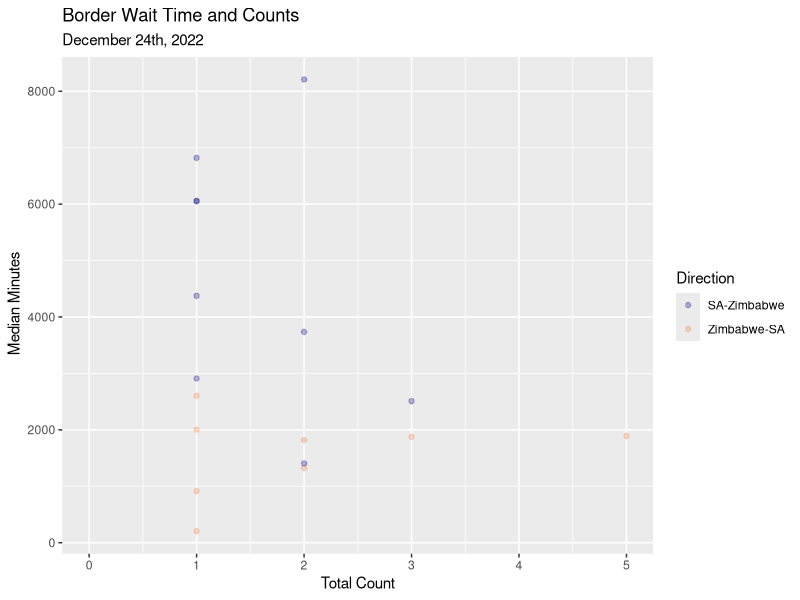
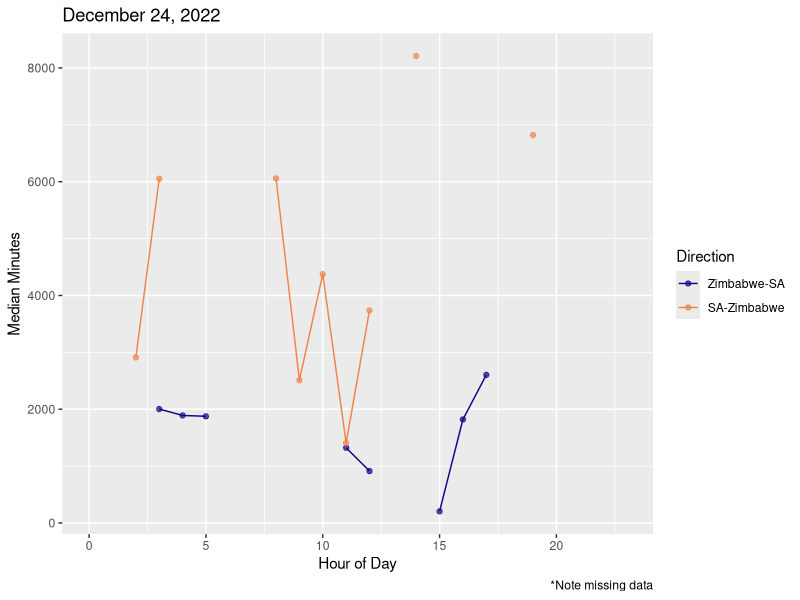
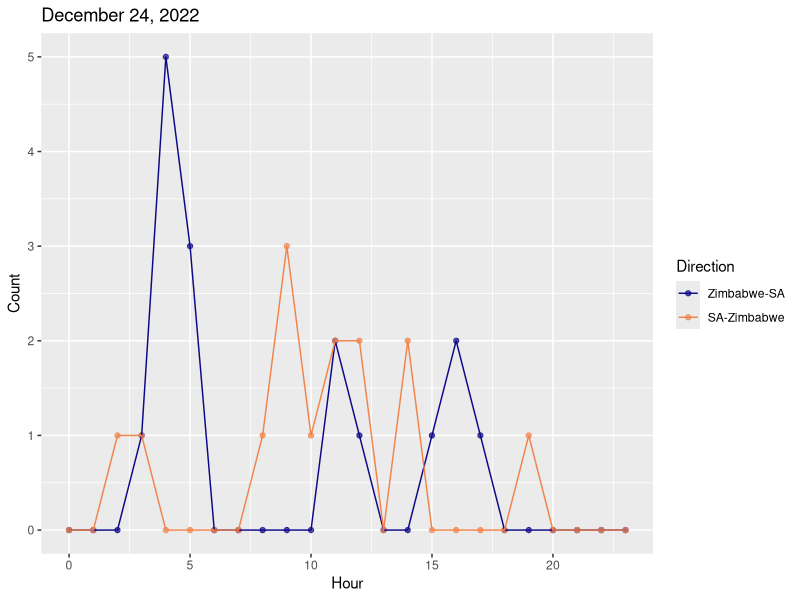
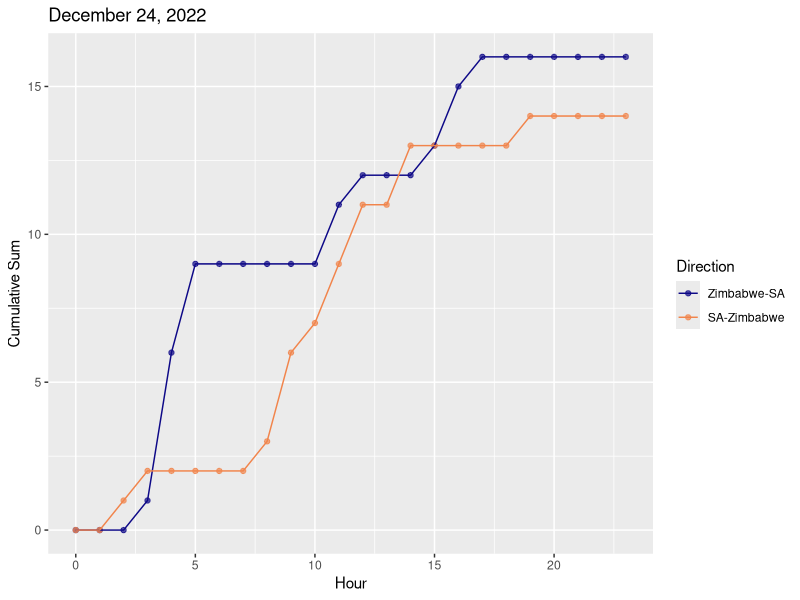
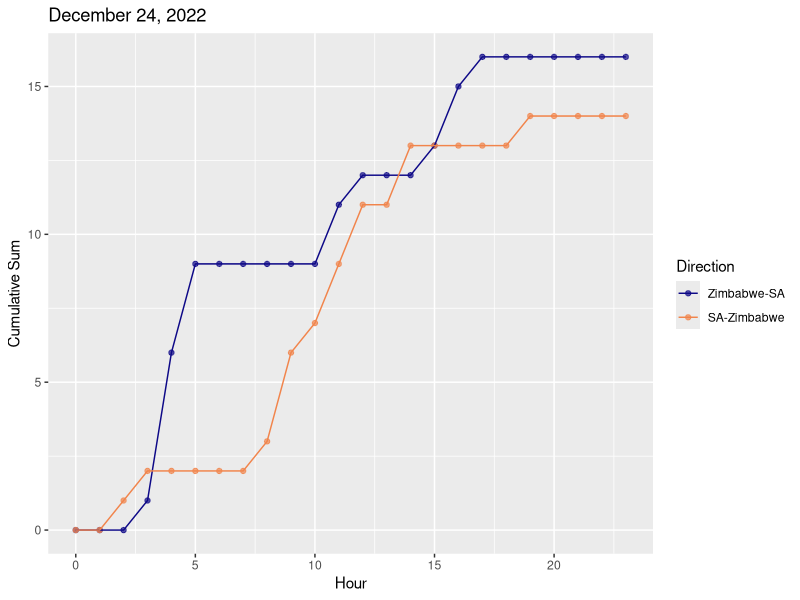
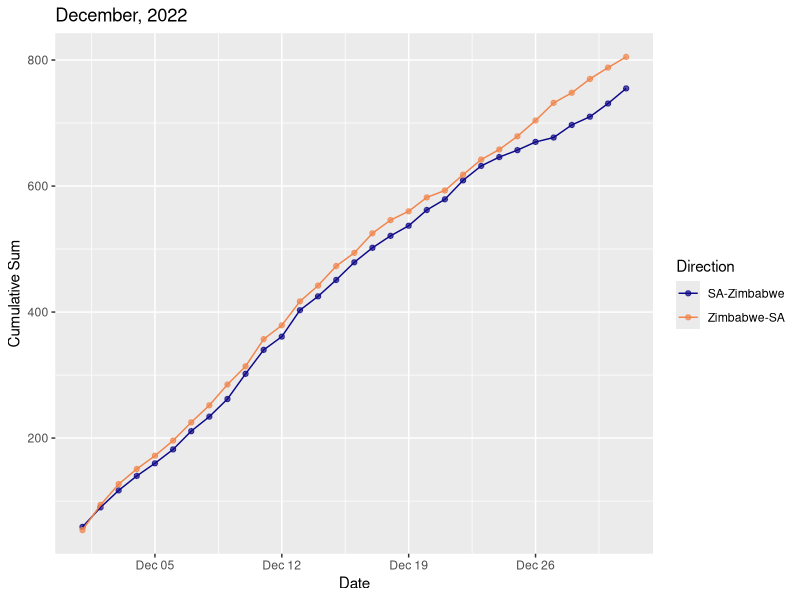
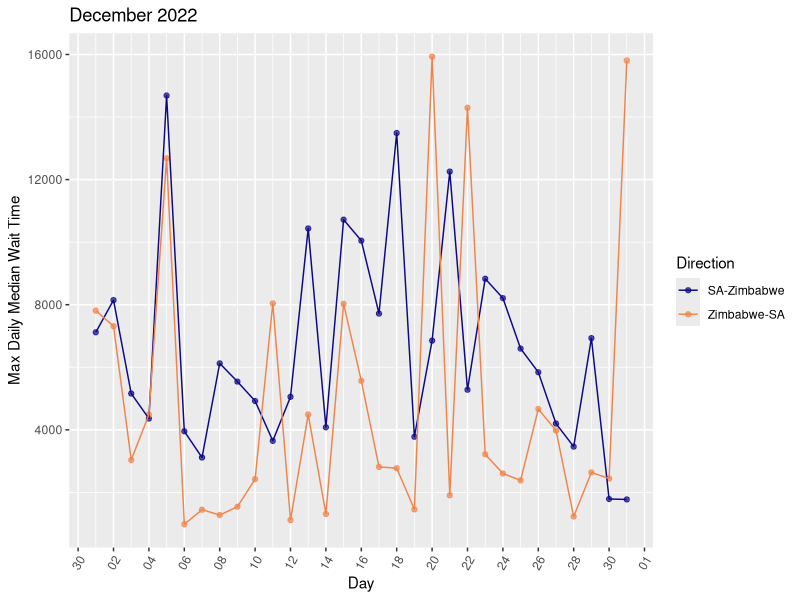
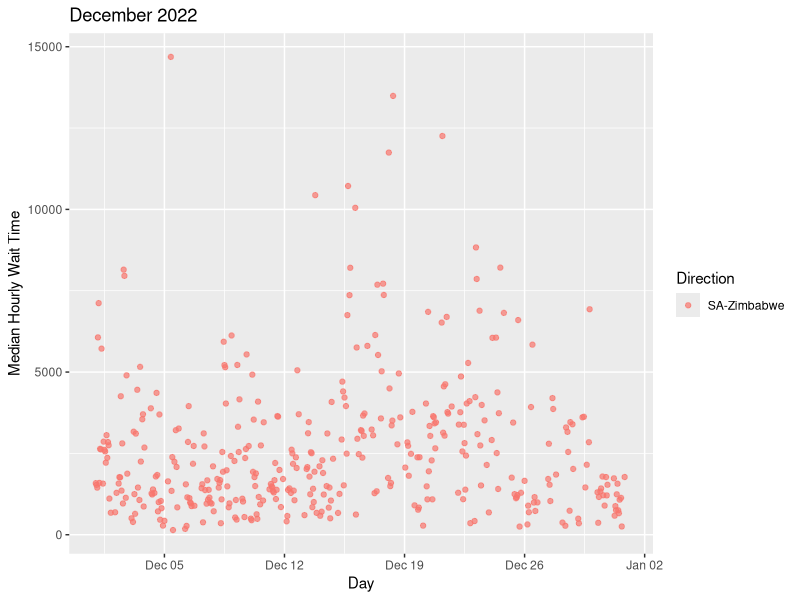

Recreate these plots in R, in order.
## ---- chunk 1
library(readr)
library(dplyr)
library(lubridate)
library(tidyverse)
library(stringr)
## ---- chunk 2
important_dates = read_csv("../data/raw/beitbridge_dates_of_interest.csv")

border_data = read_csv("../data/processed/Beitbridge_Counts_Wait_Time_2018_2022.csv")
## ---- chunk 3
important_dates = important_dates %>%
  mutate(start_date = mdy(if_else(str_detect(Date, '→'),
                              str_split(important_dates$Date, '→', n=2, simplify = TRUE)[,1],
                              Date)),
         end_date = mdy(if_else(str_detect(Date, '→'),
                              str_split(important_dates$Date, '→', n=2, simplify = TRUE)[,2],
                              Date)))
## ---- chunk 4
border_data$datetime <- ymd_h(paste(border_data$StartDate, border_data$StartHour))
## ---- chunk 5
# Function for selecting a range of dates for border data with StartDate field
get_specific_dates = function(start_date, end_date, data){
  int = interval(ymd(start_date), ymd(end_date))
  df = data %>%
    filter(StartDate %within% int)
  df
}
## ---- chunk 6
# Get December 2022
df = get_specific_dates('2022-12-24', '2022-12-24', border_data)

## ---- chunk 7
start_date = '2022-12-24'
end_date = '2022-12-24'
int = interval(ymd(start_date), ymd(end_date))
important_dates %>% filter(start_date %within% int)

## ---- chunk 8
df %>%
  ggplot(aes(x = Count_Events, y = Median_Minutes, group = Direction, col = Direction)) + 
  geom_point() +
  scale_color_viridis_d(alpha=0.3,option = "plasma", end = .7) +
  labs(y =" Median Minutes", x = "Total Count", title = "Border Wait Time and Counts", subtitle = "December 24th, 2022")
## ---- chunk 9
df %>%
  ggplot(aes(x = StartHour, y = Median_Minutes, group= as_factor(Direction), col = as_factor(Direction))) + 
  geom_point(alpha = 0.7) +
  geom_line()+
  scale_color_viridis_d(option = "plasma", end = .7)+
  labs(x= 'Hour of Day', y = 'Median Minutes', col="Direction", title = 'December 24, 2022', caption = "*Note missing data")
## ---- chunk 10
df %>%
  ggplot(aes(x = StartHour, y = Count_Events, group= as_factor(Direction), col = as_factor(Direction))) + 
  geom_point(alpha = 0.7) +
  geom_line()+
  scale_color_viridis_d(option = "plasma", end = .7)+
  labs(x= 'Hour', y = 'Count', col="Direction", title = 'December 24, 2022')
## ---- chunk 11
df %>% 
  group_by(Direction)%>%
  mutate(cumulative_count = cumsum(Count_Events))%>%
  ggplot(aes(x = StartHour, y = cumulative_count , group= as_factor(Direction), col = as_factor(Direction))) + 
  geom_point(alpha = 0.7) +
  geom_line()+
  scale_color_viridis_d(option = "plasma", end = .7)+
  labs(x= 'Hour', y = 'Cumulative Sum', col="Direction", title = 'December 24, 2022')
## ---- chunk 12
df %>% 
  group_by(Direction)%>%
  mutate(cumulative_count = cumsum(Count_Events))%>%
  ggplot(aes(x = StartHour, y = cumulative_count , group= as_factor(Direction), col = as_factor(Direction))) + 
  geom_point(alpha = 0.7) +
  geom_line()+
  scale_color_viridis_d(option = "plasma", end = .7)+
  labs(x= 'Hour', y = 'Cumulative Sum', col="Direction", title = 'December 24, 2022')
## ---- chunk 13
border_data %>%
    filter(year(StartDate)=='2022', month(StartDate)==12)%>%
    group_by(Direction, StartDate)%>%
    arrange(Direction, StartDate)%>%
    summarize(daily_count = sum(Count_Events, na.rm=T))%>%
    mutate(cumulative_sum =  cumsum(daily_count))%>%
  ggplot(aes(x = StartDate, y = cumulative_sum , group= as_factor(Direction), col = as_factor(Direction))) + 
  geom_point(alpha = 0.7) +
  geom_line()+
  scale_color_viridis_d(option = "plasma", end = .7)+
  labs(x= 'Date', y = 'Cumulative Sum', col="Direction", title = 'December, 2022')
## ---- chunk 14
border_data %>%
  filter(year(StartDate)=='2022', month(StartDate)==12)%>%
  group_by(StartDate, Direction)%>%
  summarize(max_median = max(Median_Minutes,na.rm=T))%>%
  ggplot(aes(x=StartDate,y = max_median, group= as_factor(Direction), col = as_factor(Direction))) + 
  geom_point(alpha = 0.7) +
  geom_line()+
  scale_color_viridis_d(option = "plasma", end = .7)+
  scale_x_date(date_labels = "%d",date_breaks = '2 days', limits =c(as_date('2022-12-01'),as_date('2022-12-31') )) +
  theme(axis.text.x=element_text(angle=60, hjust=1)) +
  labs(x= 'Day', y = 'Max Daily Median Wait Time', col="Direction", title = 'December 2022')
## ---- chunk 15
border_data %>%
    filter(Direction == 'SA-Zimbabwe')%>%
    filter(year(StartDate)=='2022', month(StartDate)==12)%>%
    ggplot(aes(x=datetime, y=Median_Minutes, group=as_factor(Direction), col=as_factor(Direction)))+
    geom_point(alpha = 0.7) +
    #geom_line()+
    labs(x= 'Day', y = 'Median Hourly Wait Time', col="Direction", title = 'December 2022')
    scale_color_viridis_d(option = "plasma", end = .7)
## ---- chunk 16
border_data %>%
    filter(Direction == 'Zimbabwe-SA')%>%
    filter(year(StartDate)=='2022', month(StartDate)==12)%>%
    ggplot(aes(x=datetime, y=Median_Minutes, group=as_factor(Direction), col=as_factor(Direction)))+
    geom_point(alpha = 0.7) +
    #geom_line()+
    labs(x= 'Day', y = 'Median Hourly Wait Time', col="Direction", title = 'December 2022')
    scale_color_viridis_d(option = "magma", end = .7)
## ---- chunk 17
border_data %>%
  filter(year(StartDate)=='2022', month(StartDate)==12)%>%
  group_by(StartDate, Direction)%>%
  summarize(Total_Count= sum(Count_Events,na.rm=T))%>%
  ggplot(aes(x=StartDate,y = Total_Count, group= as_factor(Direction), col = as_factor(Direction))) + 
  geom_point(alpha = 0.7) +
  geom_line()+
  scale_color_viridis_d(option = "plasma", end = .7)+
  labs(x= 'Day', y = 'Total Count', col="Direction", title = 'December 2022')
